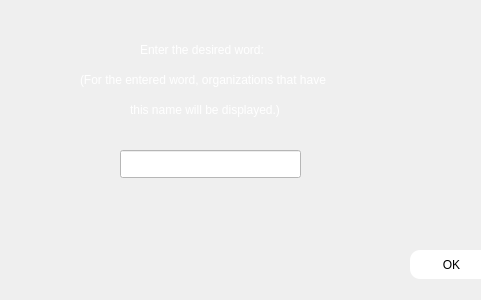
<?xml version="1.0" encoding="UTF-8"?>
<ui version="4.0">
 <class>filtering_organizations</class>
 <widget class="QWidget" name="filtering_organizations">
  <property name="geometry">
   <rect>
    <x>0</x>
    <y>0</y>
    <width>481</width>
    <height>300</height>
   </rect>
  </property>
  <property name="windowTitle">
   <string>Form</string>
  </property>
  <widget class="QLineEdit" name="led_filter">
   <property name="geometry">
    <rect>
     <x>120</x>
     <y>150</y>
     <width>181</width>
     <height>28</height>
    </rect>
   </property>
   <property name="styleSheet">
    <string notr="true">#led_filter
{
background-color:white;
}</string>
   </property>
  </widget>
  <widget class="QLabel" name="label_3">
   <property name="geometry">
    <rect>
     <x>130</x>
     <y>100</y>
     <width>191</width>
     <height>20</height>
    </rect>
   </property>
   <property name="styleSheet">
    <string notr="true">#label_3
{
color:white;
}</string>
   </property>
   <property name="text">
    <string>this name will be displayed.)</string>
   </property>
  </widget>
  <widget class="QLabel" name="label">
   <property name="geometry">
    <rect>
     <x>140</x>
     <y>40</y>
     <width>161</width>
     <height>20</height>
    </rect>
   </property>
   <property name="styleSheet">
    <string notr="true">#label
{
color:white;
}</string>
   </property>
   <property name="text">
    <string>Enter the desired word:</string>
   </property>
  </widget>
  <widget class="QLabel" name="label_2">
   <property name="geometry">
    <rect>
     <x>80</x>
     <y>70</y>
     <width>321</width>
     <height>20</height>
    </rect>
   </property>
   <property name="styleSheet">
    <string notr="true">#label_2
{
color:white;
}</string>
   </property>
   <property name="text">
    <string>(For the entered word, organizations that have</string>
   </property>
  </widget>
  <widget class="QPushButton" name="pbn_filter">
   <property name="geometry">
    <rect>
     <x>410</x>
     <y>250</y>
     <width>83</width>
     <height>29</height>
    </rect>
   </property>
   <property name="styleSheet">
    <string notr="true">#pbn_filter:hover
{
background-color:white;
order:1px solidgreen; 
}
#pbn_filter
{
background-color:white;
border-radius:10px;
}</string>
   </property>
   <property name="text">
    <string>OK</string>
   </property>
  </widget>
 </widget>
 <resources/>
 <connections/>
</ui>
